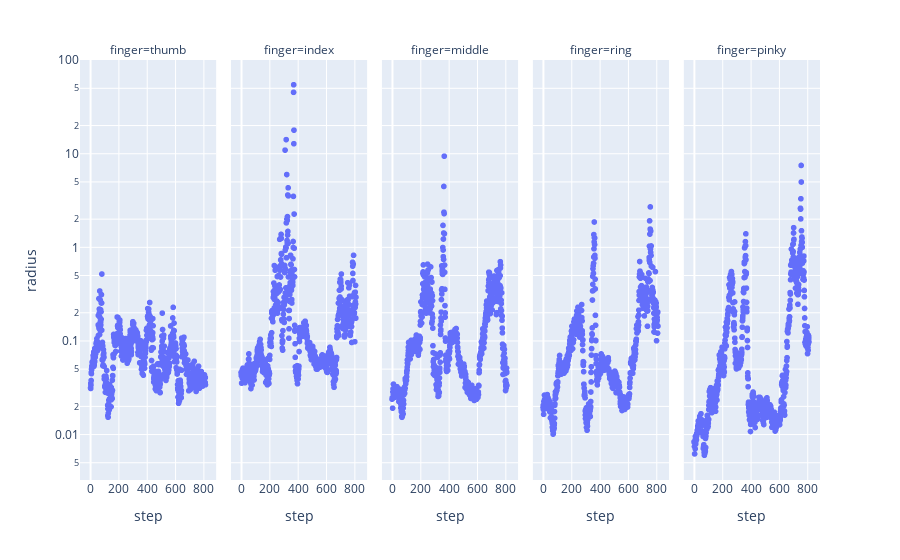

Notebook cell for this chart:
### Markdown cell above
### Plotting

We can plot the raw radius values for an initial check:

### Code cell
rad_df = df[["step", "radius", "finger"]]
rad_df = rad_df.drop_duplicates().dropna()

# Note: using log-scale for plotting
px.scatter(rad_df, x="step", y="radius", log_y=True, facet_col="finger")

### Figure 1 — Plotly figure (JSON) as saved in the notebook; plotly's stock layout.template omitted (floating-point values rounded to 4 significant figures; data arrays with more than 128 entries replaced by an {"elided": "..."} marker saying what was removed)
{"data": [{"hovertemplate": "finger=thumb<br>step=%{x}<br>radius=%{y}<extra></extra>", "legendgroup": "", "marker": {"color": "#636efa", "symbol": "circle"}, "mode": "markers", "name": "", "showlegend": false, "type": "scattergl", "x": {"elided": "813 int values"}, "xaxis": "x", "y": {"elided": "813 float values"}, "yaxis": "y"}, {"hovertemplate": "finger=index<br>step=%{x}<br>radius=%{y}<extra></extra>", "legendgroup": "", "marker": {"color": "#636efa", "symbol": "circle"}, "mode": "markers", "name": "", "showlegend": false, "type": "scattergl", "x": {"elided": "813 int values"}, "xaxis": "x2", "y": {"elided": "813 float values"}, "yaxis": "y2"}, {"hovertemplate": "finger=middle<br>step=%{x}<br>radius=%{y}<extra></extra>", "legendgroup": "", "marker": {"color": "#636efa", "symbol": "circle"}, "mode": "markers", "name": "", "showlegend": false, "type": "scattergl", "x": {"elided": "813 int values"}, "xaxis": "x3", "y": {"elided": "813 float values"}, "yaxis": "y3"}, {"hovertemplate": "finger=ring<br>step=%{x}<br>radius=%{y}<extra></extra>", "legendgroup": "", "marker": {"color": "#636efa", "symbol": "circle"}, "mode": "markers", "name": "", "showlegend": false, "type": "scattergl", "x": {"elided": "813 int values"}, "xaxis": "x4", "y": {"elided": "813 float values"}, "yaxis": "y4"}, {"hovertemplate": "finger=pinky<br>step=%{x}<br>radius=%{y}<extra></extra>", "legendgroup": "", "marker": {"color": "#636efa", "symbol": "circle"}, "mode": "markers", "name": "", "showlegend": false, "type": "scattergl", "x": {"elided": "813 int values"}, "xaxis": "x5", "y": {"elided": "813 float values"}, "yaxis": "y5"}], "layout": {"annotations": [{"font": {}, "showarrow": false, "text": "finger=thumb", "x": 0.092, "xanchor": "center", "xref": "paper", "y": 1, "yanchor": "bottom", "yref": "paper"}, {"font": {}, "showarrow": false, "text": "finger=index", "x": 0.296, "xanchor": "center", "xref": "paper", "y": 1, "yanchor": "bottom", "yref": "paper"}, {"font": {}, "showarrow": false, "text": "finger=middle", "x": 0.5, "xanchor": "center", "xref": "paper", "y": 1, "yanchor": "bottom", "yref": "paper"}, {"font": {}, "showarrow": false, "text": "finger=ring", "x": 0.704, "xanchor": "center", "xref": "paper", "y": 1, "yanchor": "bottom", "yref": "paper"}, {"font": {}, "showarrow": false, "text": "finger=pinky", "x": 0.908, "xanchor": "center", "xref": "paper", "y": 1, "yanchor": "bottom", "yref": "paper"}], "autosize": true, "legend": {"tracegroupgap": 0}, "margin": {"t": 60}, "xaxis": {"anchor": "y", "autorange": true, "domain": [0, 0.184], "range": [-86.41, 898.4], "title": {"text": "step"}, "type": "linear"}, "xaxis2": {"anchor": "y2", "autorange": true, "domain": [0.204, 0.388], "matches": "x", "range": [-86.41, 898.4], "title": {"text": "step"}, "type": "linear"}, "xaxis3": {"anchor": "y3", "autorange": true, "domain": [0.408, 0.592], "matches": "x", "range": [-86.41, 898.4], "title": {"text": "step"}, "type": "linear"}, "xaxis4": {"anchor": "y4", "autorange": true, "domain": [0.612, 0.796], "matches": "x", "range": [-86.41, 898.4], "title": {"text": "step"}, "type": "linear"}, "xaxis5": {"anchor": "y5", "autorange": true, "domain": [0.816, 1], "matches": "x", "range": [-86.41, 898.4], "title": {"text": "step"}, "type": "linear"}, "yaxis": {"anchor": "x", "autorange": true, "domain": [0, 1], "range": [-2.502, 2.018], "title": {"text": "radius"}, "type": "log"}, "yaxis2": {"anchor": "x2", "autorange": true, "domain": [0, 1], "matches": "y", "range": [-2.502, 2.018], "showticklabels": false, "type": "log"}, "yaxis3": {"anchor": "x3", "autorange": true, "domain": [0, 1], "matches": "y", "range": [-2.502, 2.018], "showticklabels": false, "type": "log"}, "yaxis4": {"anchor": "x4", "autorange": true, "domain": [0, 1], "matches": "y", "range": [-2.502, 2.018], "showticklabels": false, "type": "log"}, "yaxis5": {"anchor": "x5", "autorange": true, "domain": [0, 1], "matches": "y", "range": [-2.502, 2.018], "showticklabels": false, "type": "log"}}}
